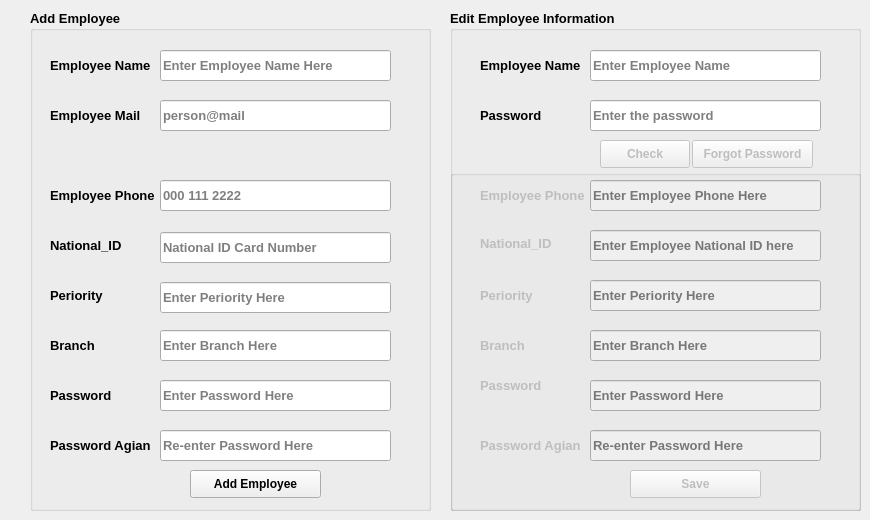
      <widget class="QWidget" name="tab_25">
       <attribute name="title">
        <string>Employeies</string>
       </attribute>
       <widget class="QGroupBox" name="groupBox_5">
        <property name="enabled">
         <bool>true</bool>
        </property>
        <property name="geometry">
         <rect>
          <x>30</x>
          <y>10</y>
          <width>401</width>
          <height>501</height>
         </rect>
        </property>
        <property name="font">
         <font>
          <family>Ubuntu</family>
          <pointsize>10</pointsize>
          <weight>75</weight>
          <bold>true</bold>
         </font>
        </property>
        <property name="title">
         <string>Add Employee</string>
        </property>
        <widget class="QLabel" name="label_50">
         <property name="geometry">
          <rect>
           <x>20</x>
           <y>220</y>
           <width>81</width>
           <height>31</height>
          </rect>
         </property>
         <property name="font">
          <font>
           <family>Ubuntu</family>
           <pointsize>10</pointsize>
           <weight>75</weight>
           <bold>true</bold>
          </font>
         </property>
         <property name="text">
          <string>National_ID</string>
         </property>
        </widget>
        <widget class="QLabel" name="label_51">
         <property name="geometry">
          <rect>
           <x>20</x>
           <y>90</y>
           <width>101</width>
           <height>31</height>
          </rect>
         </property>
         <property name="font">
          <font>
           <family>Ubuntu</family>
           <pointsize>10</pointsize>
           <weight>75</weight>
           <bold>true</bold>
          </font>
         </property>
         <property name="text">
          <string>Employee Mail</string>
         </property>
        </widget>
        <widget class="QLabel" name="label_52">
         <property name="geometry">
          <rect>
           <x>20</x>
           <y>40</y>
           <width>101</width>
           <height>31</height>
          </rect>
         </property>
         <property name="font">
          <font>
           <family>Ubuntu</family>
           <pointsize>10</pointsize>
           <weight>75</weight>
           <bold>true</bold>
           <kerning>false</kerning>
          </font>
         </property>
         <property name="text">
          <string>Employee Name</string>
         </property>
        </widget>
        <widget class="QLabel" name="label_53">
         <property name="geometry">
          <rect>
           <x>20</x>
           <y>170</y>
           <width>111</width>
           <height>31</height>
          </rect>
         </property>
         <property name="font">
          <font>
           <family>Ubuntu</family>
           <pointsize>10</pointsize>
           <weight>75</weight>
           <bold>true</bold>
          </font>
         </property>
         <property name="text">
          <string>Employee Phone</string>
         </property>
        </widget>
        <widget class="QLabel" name="label_54">
         <property name="geometry">
          <rect>
           <x>20</x>
           <y>370</y>
           <width>81</width>
           <height>31</height>
          </rect>
         </property>
         <property name="font">
          <font>
           <family>Ubuntu</family>
           <pointsize>10</pointsize>
           <weight>75</weight>
           <bold>true</bold>
          </font>
         </property>
         <property name="text">
          <string>Password</string>
         </property>
        </widget>
        <widget class="QLabel" name="label_55">
         <property name="geometry">
          <rect>
           <x>20</x>
           <y>420</y>
           <width>101</width>
           <height>31</height>
          </rect>
         </property>
         <property name="font">
          <font>
           <family>Ubuntu</family>
           <pointsize>10</pointsize>
           <weight>75</weight>
           <bold>true</bold>
          </font>
         </property>
         <property name="text">
          <string>Password Agian</string>
         </property>
        </widget>
        <widget class="QPushButton" name="pushButton_38">
         <property name="enabled">
          <bool>true</bool>
         </property>
         <property name="geometry">
          <rect>
           <x>160</x>
           <y>460</y>
           <width>131</width>
           <height>28</height>
          </rect>
         </property>
         <property name="font">
          <font>
           <family>Ubuntu</family>
           <pointsize>9</pointsize>
           <weight>75</weight>
           <bold>true</bold>
          </font>
         </property>
         <property name="text">
          <string>Add Employee</string>
         </property>
        </widget>
        <widget class="QLabel" name="label_72">
         <property name="geometry">
          <rect>
           <x>20</x>
           <y>270</y>
           <width>81</width>
           <height>31</height>
          </rect>
         </property>
         <property name="font">
          <font>
           <pointsize>10</pointsize>
           <weight>75</weight>
           <bold>true</bold>
          </font>
         </property>
         <property name="text">
          <string>Periority</string>
         </property>
        </widget>
        <widget class="QLineEdit" name="lineEdit_31">
         <property name="geometry">
          <rect>
           <x>130</x>
           <y>40</y>
           <width>231</width>
           <height>31</height>
          </rect>
         </property>
         <property name="placeholderText">
          <string>Enter Employee Name Here</string>
         </property>
        </widget>
        <widget class="QLineEdit" name="lineEdit_32">
         <property name="geometry">
          <rect>
           <x>130</x>
           <y>90</y>
           <width>231</width>
           <height>31</height>
          </rect>
         </property>
         <property name="placeholderText">
          <string>person@mail</string>
         </property>
        </widget>
        <widget class="QLineEdit" name="lineEdit_33">
         <property name="geometry">
          <rect>
           <x>130</x>
           <y>170</y>
           <width>231</width>
           <height>31</height>
          </rect>
         </property>
         <property name="placeholderText">
          <string>000 111 2222</string>
         </property>
        </widget>
        <widget class="QLineEdit" name="lineEdit_34">
         <property name="geometry">
          <rect>
           <x>130</x>
           <y>222</y>
           <width>231</width>
           <height>31</height>
          </rect>
         </property>
         <property name="placeholderText">
          <string>National ID Card Number</string>
         </property>
        </widget>
        <widget class="QLineEdit" name="lineEdit_35">
         <property name="geometry">
          <rect>
           <x>130</x>
           <y>272</y>
           <width>231</width>
           <height>31</height>
          </rect>
         </property>
         <property name="echoMode">
          <enum>QLineEdit::Normal</enum>
         </property>
         <property name="placeholderText">
          <string>Enter Periority Here</string>
         </property>
        </widget>
        <widget class="QLineEdit" name="lineEdit_36">
         <property name="geometry">
          <rect>
           <x>130</x>
           <y>370</y>
           <width>231</width>
           <height>31</height>
          </rect>
         </property>
         <property name="echoMode">
          <enum>QLineEdit::Password</enum>
         </property>
         <property name="placeholderText">
          <string>Enter Password Here</string>
         </property>
        </widget>
        <widget class="QLineEdit" name="lineEdit_37">
         <property name="geometry">
          <rect>
           <x>130</x>
           <y>420</y>
           <width>231</width>
           <height>31</height>
          </rect>
         </property>
         <property name="echoMode">
          <enum>QLineEdit::Password</enum>
         </property>
         <property name="placeholderText">
          <string>Re-enter Password Here</string>
         </property>
        </widget>
        <widget class="QLabel" name="label_89">
         <property name="geometry">
          <rect>
           <x>20</x>
           <y>320</y>
           <width>81</width>
           <height>31</height>
          </rect>
         </property>
         <property name="font">
          <font>
           <pointsize>10</pointsize>
           <weight>75</weight>
           <bold>true</bold>
          </font>
         </property>
         <property name="text">
          <string>Branch</string>
         </property>
        </widget>
        <widget class="QLineEdit" name="lineEdit_53">
         <property name="geometry">
          <rect>
           <x>130</x>
           <y>320</y>
           <width>231</width>
           <height>31</height>
          </rect>
         </property>
         <property name="placeholderText">
          <string>Enter Branch Here</string>
         </property>
        </widget>
       </widget>
       <widget class="QGroupBox" name="groupBox_6">
        <property name="geometry">
         <rect>
          <x>450</x>
          <y>10</y>
          <width>411</width>
          <height>501</height>
         </rect>
        </property>
        <property name="font">
         <font>
          <family>Ubuntu</family>
          <pointsize>10</pointsize>
          <weight>75</weight>
          <bold>true</bold>
         </font>
        </property>
        <property name="title">
         <string>Edit Employee Information</string>
        </property>
        <widget class="QLabel" name="label_57">
         <property name="geometry">
          <rect>
           <x>30</x>
           <y>90</y>
           <width>81</width>
           <height>31</height>
          </rect>
         </property>
         <property name="font">
          <font>
           <family>Ubuntu</family>
           <pointsize>10</pointsize>
           <weight>75</weight>
           <bold>true</bold>
          </font>
         </property>
         <property name="text">
          <string>Password</string>
         </property>
        </widget>
        <widget class="QLabel" name="label_58">
         <property name="geometry">
          <rect>
           <x>30</x>
           <y>40</y>
           <width>101</width>
           <height>31</height>
          </rect>
         </property>
         <property name="font">
          <font>
           <family>Ubuntu</family>
           <pointsize>10</pointsize>
           <weight>75</weight>
           <bold>true</bold>
          </font>
         </property>
         <property name="text">
          <string>Employee Name</string>
         </property>
        </widget>
        <widget class="QPushButton" name="pushButton_36">
         <property name="enabled">
          <bool>false</bool>
         </property>
         <property name="geometry">
          <rect>
           <x>150</x>
           <y>130</y>
           <width>90</width>
           <height>28</height>
          </rect>
         </property>
         <property name="font">
          <font>
           <family>Ubuntu</family>
           <pointsize>9</pointsize>
           <weight>75</weight>
           <bold>true</bold>
          </font>
         </property>
         <property name="text">
          <string>Check</string>
         </property>
        </widget>
        <widget class="QPushButton" name="pushButton_41">
         <property name="enabled">
          <bool>false</bool>
         </property>
         <property name="geometry">
          <rect>
           <x>242</x>
           <y>130</y>
           <width>121</width>
           <height>28</height>
          </rect>
         </property>
         <property name="font">
          <font>
           <family>Ubuntu</family>
           <pointsize>9</pointsize>
           <weight>75</weight>
           <bold>true</bold>
          </font>
         </property>
         <property name="text">
          <string>Forgot Password</string>
         </property>
        </widget>
        <widget class="QLineEdit" name="lineEdit_43">
         <property name="geometry">
          <rect>
           <x>140</x>
           <y>40</y>
           <width>231</width>
           <height>31</height>
          </rect>
         </property>
         <property name="placeholderText">
          <string>Enter Employee Name</string>
         </property>
        </widget>
        <widget class="QLineEdit" name="lineEdit_44">
         <property name="geometry">
          <rect>
           <x>140</x>
           <y>90</y>
           <width>231</width>
           <height>31</height>
          </rect>
         </property>
         <property name="echoMode">
          <enum>QLineEdit::Password</enum>
         </property>
         <property name="placeholderText">
          <string>Enter the password</string>
         </property>
        </widget>
        <widget class="QGroupBox" name="groupBox">
         <property name="enabled">
          <bool>false</bool>
         </property>
         <property name="geometry">
          <rect>
           <x>0</x>
           <y>160</y>
           <width>411</width>
           <height>341</height>
          </rect>
         </property>
         <property name="title">
          <string/>
         </property>
         <widget class="QLabel" name="label_56">
          <property name="geometry">
           <rect>
            <x>30</x>
            <y>58</y>
            <width>81</width>
            <height>31</height>
           </rect>
          </property>
          <property name="font">
           <font>
            <family>Ubuntu</family>
            <pointsize>10</pointsize>
            <weight>75</weight>
            <bold>true</bold>
           </font>
          </property>
          <property name="text">
           <string>National_ID</string>
          </property>
         </widget>
         <widget class="QLabel" name="label_60">
          <property name="geometry">
           <rect>
            <x>30</x>
            <y>200</y>
            <width>81</width>
            <height>31</height>
           </rect>
          </property>
          <property name="font">
           <font>
            <family>Ubuntu</family>
            <pointsize>10</pointsize>
            <weight>75</weight>
            <bold>true</bold>
           </font>
          </property>
          <property name="text">
           <string>Password</string>
          </property>
         </widget>
         <widget class="QLineEdit" name="lineEdit_39">
          <property name="geometry">
           <rect>
            <x>140</x>
            <y>260</y>
            <width>231</width>
            <height>31</height>
           </rect>
          </property>
          <property name="echoMode">
           <enum>QLineEdit::Password</enum>
          </property>
          <property name="placeholderText">
           <string>Re-enter Password Here </string>
          </property>
         </widget>
         <widget class="QLabel" name="label_75">
          <property name="geometry">
           <rect>
            <x>30</x>
            <y>110</y>
            <width>81</width>
            <height>31</height>
           </rect>
          </property>
          <property name="font">
           <font>
            <pointsize>10</pointsize>
            <weight>75</weight>
            <bold>true</bold>
           </font>
          </property>
          <property name="text">
           <string>Periority</string>
          </property>
         </widget>
         <widget class="QLabel" name="label_61">
          <property name="geometry">
           <rect>
            <x>30</x>
            <y>260</y>
            <width>101</width>
            <height>31</height>
           </rect>
          </property>
          <property name="font">
           <font>
            <family>Ubuntu</family>
            <pointsize>10</pointsize>
            <weight>75</weight>
            <bold>true</bold>
           </font>
          </property>
          <property name="text">
           <string>Password Agian</string>
          </property>
         </widget>
         <widget class="QLabel" name="label_59">
          <property name="geometry">
           <rect>
            <x>30</x>
            <y>10</y>
            <width>111</width>
            <height>31</height>
           </rect>
          </property>
          <property name="font">
           <font>
            <family>Ubuntu</family>
            <pointsize>10</pointsize>
            <weight>75</weight>
            <bold>true</bold>
           </font>
          </property>
          <property name="text">
           <string>Employee Phone</string>
          </property>
         </widget>
         <widget class="QLineEdit" name="lineEdit_38">
          <property name="geometry">
           <rect>
            <x>140</x>
            <y>110</y>
            <width>231</width>
            <height>31</height>
           </rect>
          </property>
          <property name="placeholderText">
           <string>Enter Periority Here</string>
          </property>
         </widget>
         <widget class="QLineEdit" name="lineEdit_40">
          <property name="geometry">
           <rect>
            <x>140</x>
            <y>10</y>
            <width>231</width>
            <height>31</height>
           </rect>
          </property>
          <property name="placeholderText">
           <string>Enter Employee Phone Here</string>
          </property>
         </widget>
         <widget class="QLabel" name="label_88">
          <property name="geometry">
           <rect>
            <x>30</x>
            <y>160</y>
            <width>81</width>
            <height>31</height>
           </rect>
          </property>
          <property name="font">
           <font>
            <pointsize>10</pointsize>
            <weight>75</weight>
            <bold>true</bold>
           </font>
          </property>
          <property name="text">
           <string>Branch</string>
          </property>
         </widget>
         <widget class="QLineEdit" name="lineEdit_52">
          <property name="geometry">
           <rect>
            <x>140</x>
            <y>160</y>
            <width>231</width>
            <height>31</height>
           </rect>
          </property>
          <property name="placeholderText">
           <string>Enter Branch Here</string>
          </property>
         </widget>
         <widget class="QLineEdit" name="lineEdit_41">
          <property name="geometry">
           <rect>
            <x>140</x>
            <y>60</y>
            <width>231</width>
            <height>31</height>
           </rect>
          </property>
          <property name="placeholderText">
           <string>Enter Employee National ID here</string>
          </property>
         </widget>
         <widget class="QLineEdit" name="lineEdit_42">
          <property name="geometry">
           <rect>
            <x>140</x>
            <y>210</y>
            <width>231</width>
            <height>31</height>
           </rect>
          </property>
          <property name="echoMode">
           <enum>QLineEdit::Password</enum>
          </property>
          <property name="placeholderText">
           <string>Enter Password Here</string>
          </property>
         </widget>
         <widget class="QPushButton" name="pushButton_56">
          <property name="geometry">
           <rect>
            <x>180</x>
            <y>300</y>
            <width>131</width>
            <height>28</height>
           </rect>
          </property>
          <property name="font">
           <font>
            <family>Ubuntu</family>
            <pointsize>9</pointsize>
            <weight>75</weight>
            <bold>true</bold>
           </font>
          </property>
          <property name="text">
           <string>Save</string>
          </property>
         </widget>
        </widget>
       </widget>
      </widget>
